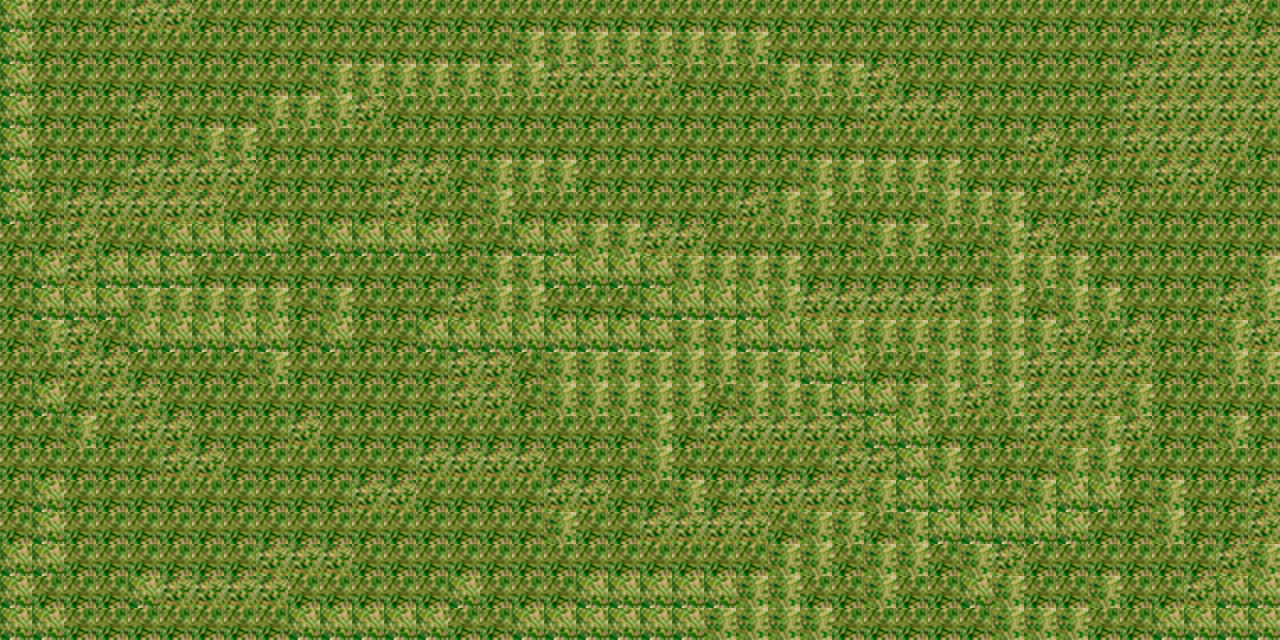

A 2D game scene composited from a Tiled map and its tileset images. What follows is a short description and the map's XML, with every tile layer's data as written:
An orthogonal 40x20 tile map with 32x32 px tiles, 1 tile layer (Tile Layer 1).

<map version="1.2" tiledversion="1.3.3" orientation="orthogonal" renderorder="right-down" width="40" height="20" tilewidth="32" tileheight="32" infinite="0" nextlayerid="2" nextobjectid="1">
 <tileset firstgid="1" source="nurmiGo.tsx" />
 <layer id="1" name="Tile Layer 1" width="40" height="20">
  <data encoding="csv">
4,3,3,3,1,1,3,3,3,3,3,3,3,3,3,3,3,3,3,3,3,3,3,3,3,3,3,3,3,3,3,3,3,3,3,3,3,3,1,3,
4,3,3,3,3,3,3,3,3,3,3,3,3,3,3,3,2,2,2,2,2,2,2,2,3,3,3,3,3,3,3,3,3,3,3,3,1,1,1,1,
4,3,3,3,3,3,3,3,3,3,2,2,2,2,2,2,2,1,1,1,1,3,3,3,2,2,2,1,3,3,3,3,3,3,3,1,1,1,1,1,
4,3,3,3,1,3,3,3,2,2,2,1,3,3,3,3,3,3,3,3,3,3,3,3,3,3,3,1,1,1,3,3,3,3,3,1,1,1,1,1,
4,3,3,3,3,3,2,2,3,3,3,3,3,3,3,3,3,3,3,3,3,3,3,3,3,3,3,3,3,3,3,3,1,3,3,1,1,1,1,3,
4,3,3,3,1,1,1,1,3,3,3,3,1,1,3,2,2,2,3,3,3,3,3,3,3,2,2,2,2,2,3,3,3,1,3,3,1,1,3,3,
4,3,1,1,1,1,1,3,3,3,3,3,1,3,3,2,3,3,3,3,3,3,3,1,2,2,3,3,3,2,2,2,3,3,1,3,3,3,3,3,
3,3,1,3,3,4,4,4,4,3,4,4,4,4,3,3,4,4,2,2,1,1,3,3,3,3,3,2,2,3,3,2,1,3,3,3,3,3,3,3,
3,4,1,4,4,4,3,3,3,3,3,3,3,3,3,2,2,4,4,4,4,2,2,2,2,3,3,3,3,3,3,2,2,2,3,3,3,3,3,2,
3,4,4,4,2,2,2,2,2,3,2,3,3,3,1,2,2,3,3,3,4,4,4,4,2,1,1,1,1,1,2,2,3,2,2,3,3,3,1,2,
3,2,1,3,4,4,4,4,4,3,4,3,3,4,4,4,4,4,4,4,4,2,2,4,4,4,2,2,2,2,2,2,2,1,3,1,3,3,2,1,
3,3,1,1,3,3,3,3,2,3,3,3,3,3,1,1,3,2,2,2,2,2,2,2,2,4,4,3,3,2,2,2,1,1,1,1,3,3,2,2,
3,4,3,1,1,3,3,3,3,3,3,3,3,3,1,1,3,2,2,2,2,2,3,2,2,2,4,4,2,2,1,2,1,1,1,2,3,3,3,3,
3,3,2,3,1,1,3,3,3,1,3,3,3,3,3,3,3,3,3,3,2,3,1,1,1,1,1,4,4,3,3,3,1,1,2,1,3,3,2,3,
3,3,3,3,3,1,1,3,3,3,3,3,3,1,1,1,1,3,3,3,2,3,3,3,3,3,1,1,4,2,3,3,3,2,2,3,3,3,3,3,
3,4,3,3,3,3,3,3,3,3,3,1,1,3,3,3,3,1,1,3,3,2,3,1,1,1,1,2,4,4,3,3,2,4,4,3,2,3,3,1,
3,4,3,3,3,3,3,3,3,3,3,3,3,3,3,3,3,2,3,3,1,1,1,1,3,2,2,3,2,4,4,4,4,4,3,3,2,3,3,1,
4,4,3,3,3,3,3,3,1,1,1,3,3,3,3,3,3,3,3,3,3,3,3,3,2,2,3,2,2,3,2,1,3,3,3,3,3,3,1,2,
4,3,3,3,4,1,1,1,1,3,3,3,3,3,4,3,3,3,4,4,4,4,4,2,2,3,3,2,3,3,4,2,3,3,2,3,3,1,4,4,
4,4,3,3,3,3,3,3,3,4,4,4,4,4,3,3,4,4,4,4,4,4,2,2,2,2,3,3,3,3,3,2,2,2,3,3,4,4,4,4
</data>
 </layer>
</map>
